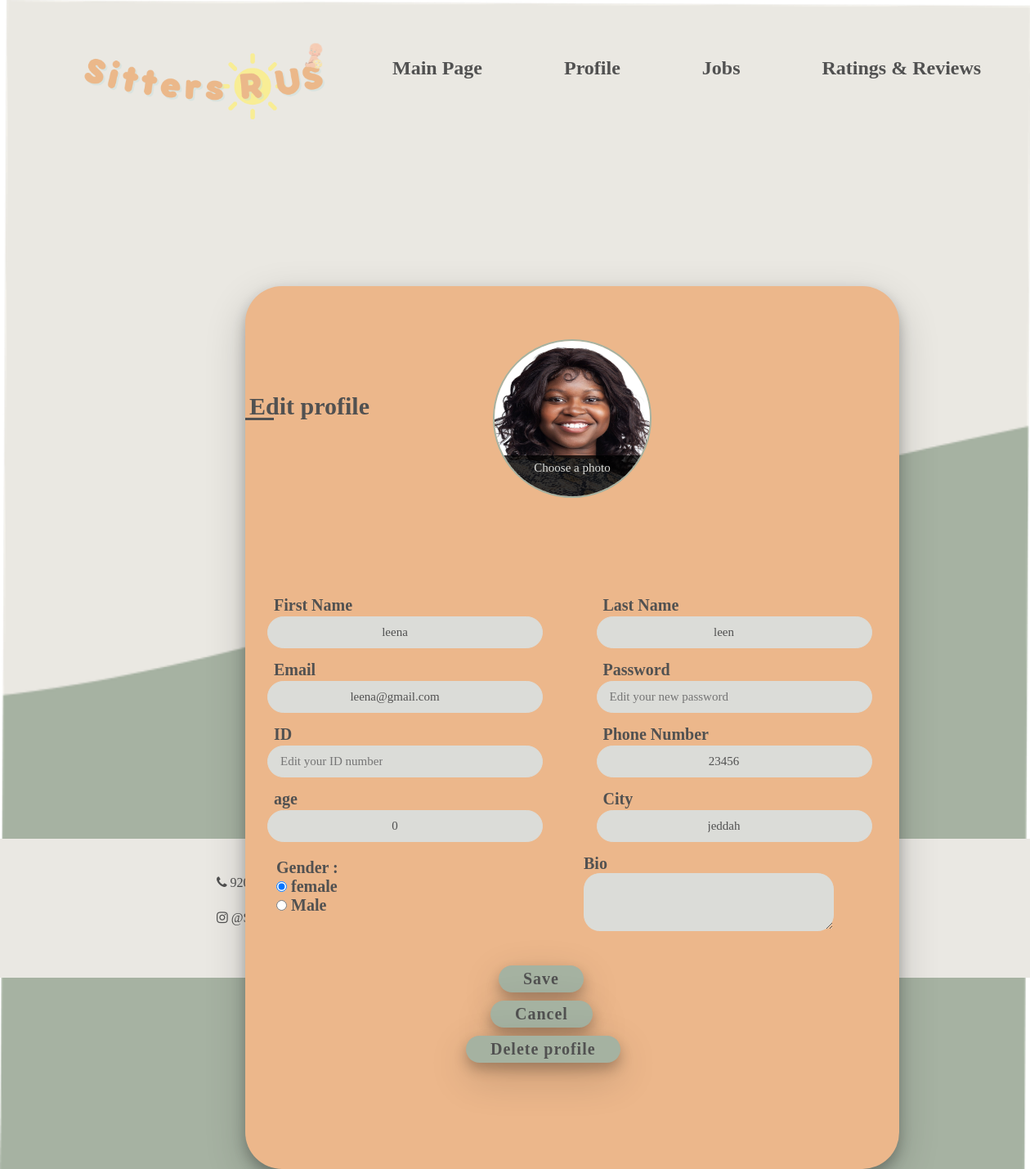
Page /Edit_Profile.php (signed in) on the committed database.
### tables this page shows
CREATE TABLE `users` (
  `id` int(20) NOT NULL,
  `first_name` varchar(100) NOT NULL,
  `last_name` varchar(100) NOT NULL,
  `email` varchar(100) NOT NULL,
  `password` varchar(255) NOT NULL,
  `city` varchar(100) NOT NULL,
  `location` varchar(255) NOT NULL,
  `ID_number` varchar(20) NOT NULL,
  `phone_number` varchar(50) NOT NULL,
  `age` int(20) NOT NULL,
  `gender` varchar(100) NOT NULL,
  `bio` text NOT NULL,
  `image` varchar(255) NOT NULL,
  `user_type` int(20) NOT NULL
);

### Edit_Profile.php (the view, shortened to what this page needs)
<!DOCTYPE html>
<html>
    <head>
        <link rel="stylesheet" type="text/css" href="stayle-latifa.CSS">
        <link rel="stylesheet" type="text/css" href="MainStyle.CSS">
        <link rel="stylesheet" href="https://stackpath.bootstrapcdn.com/font-awesome/4.7.0/css/font-awesome.min.css">
    </head>
    <body>
    <div id="body1">
		<?php
		include("connection.php");
include("sitter_menu.php");
$sitter_id=$_SESSION["uid"];
$query1="select * from users where id='$sitter_id'";
$view1=mysqli_query($connection,$query1);
$rows1=mysqli_fetch_array($view1);
$first_name=$rows1['first_name'];
$last_name=$rows1['last_name'];
$email=$rows1['email'];
$phone_number=$rows1['phone_number'];
$city=$rows1['city'];
$image=$rows1['image'];
$bio=$rows1['bio'];
$gender=$rows1['gender'];
$ID_number=$rows1['ID_number'];
$age=$rows1['age'];
?>
        </div>
<br>
<div class="container2">
    <div class="title">Edit profile</div>
    <form action="Edit_Profile.php" method="post" enctype="multipart/form-data">
        <div class="user-details2">
            <div class="profile-pic2">
							<?php
									if($image==''){
									?>
                               <img src="Images/female.jpeg" alt="user photo" id="userphoto2">
								<?php
								}
									else {
									?>
									<img src="<?php echo $image; ?>" alt="user photo" id="userphoto2">
									<?php
								}
									?>
                <label for="file" id="uploadBtn2">Choose a photo</label>
            </div>
            <div class="input-box2">
                <span class="details2">First Name</span>
                <input type="text" placeholder="Edit your first name" required value="<?php echo $first_name; ?>" name="first_name">
            </div>
            <div class="input-box2">
                <span class="details2">Last Name</span>
                <input type="text" placeholder="Edit your last name" required value="<?php echo $last_name; ?>" name="last_name">
            </div>
            <div class="input-box2">
                <span class="details2">Email</span>
                <input type="text" placeholder="Edit your email" required value="<?php echo $email; ?>" name="email">
            </div>
            <div class="input-box2">
                <span class="details2">Password</span>
                <input type="Password" placeholder="Edit your new password" >
            </div>
            <div class="input-box2">
                <span class="details2">ID</span>
                <input type="text" placeholder="Edit your ID number" required value="<?php echo $ID_number; ?>" name="ID_number">
            </div>
            <div class="input-box2">
                <span class="details2">Phone Number</span>
                <input type="text" placeholder="Edit your Phone number" required value="<?php echo $phone_number; ?>" name="phone_number">
            </div>
            <div class="input-box2">
                <span class="details2">age</span>
                <input type="text" placeholder="Edit your age" required value="<?php echo $age; ?>" name="age">
            </div>
            <div class="input-box2">
                <span class="details2">City</span>
                <input type="text" placeholder="Edit your city" required name="city" value="<?php echo $city; ?>">
            </div>
            <div class = "input_field">
                <label>  Gender : </label> <br>
                    <input type = "radio" name = "gender" value= "female"  <?php if($gender=="female"){echo "checked";} ?>> female <br>
                    <input type = "radio" name = "gender" value = "male"  <?php if($gender=="male"){echo "checked";} ?>> Male
                </div>
            <div class="sitterBio">
                <label>Bio</label><br>
            <textarea id="bio" name="bio" rows="4" cols="35" >  <?php echo $bio; ?>
            </textarea>
        </div>
        </div>
             <input type="submit" name="submit" value="Save" class="buttonS layutbott1">
        <div class="buttonS ">
            <a href="SitterMainPage.php">Cancel</a>
        </div>
        <div class="buttonS layutbott">
            <a href="SitterMainPage.php">Delete profile</a>
        </div>
    </form>
</div>
     <footer id="footer">
        <div class="social-icon">
        <div class="bottom">
        <a href="tel:92000003" class="line"><i class="fa fa-phone"></i> 92000003</a> </div>
        <div class="bottom">
        <a href="mailto:info@sittersRUS.com" class="line"><i class="fa fa-envelope"></i> info@sittersRUS.com</a> </div>
        <div class="bottom">
        <a href="https://instagram.com/sitters.r.us.sa?igshid=Y2ZmNzg0YzQ" class="line"><i class="fa fa-instagram"></i> @Sitter.R.US</a></div>
        <br><br>
        <div class = "bottom"><div class = "copyright"><center>Copyright&copy; </center></div></div>
        </div>
    </footer>
    </body>
</html>

### stayle-latifa.css (style rules this page uses)
.line { color: #515151; text-decoration:none; text-align:center; }
.container2 { position: absolute; display: grid; text-align: left; place-content : center; justify-items: left; align-items: center; background-color: #ECB78B; border-radius: 45px; height: 135vh; width: 100vh; left: 300px; top: 350px; z-index: 1; box-shadow:0 8px 16px 0 rgba(0, 0, 0, 0.24), 0 17px 50px 0 rgba(0, 0, 0, 0.19); }
.container2 .title { font-size: 30px; font-weight: bolder; padding-left: 5px; position: relative; color: #515151; }
.container2 .title::before { content: ''; position: absolute; left: 0; bottom: 0; height: 3px; width: 35px; background: #515151; }
.container2 form .user-details2 { display: flex; flex-wrap: wrap; justify-content: space-between; margin: 200px 0px 12px 35px; font-size: 20px; }
.profile-pic2 { height: 190px; width: 190px; position: absolute; top: 15%; left: 50%; transform: translate(-50%,-50%); border-radius: 50%; overflow: hidden; border: 2px solid #A5B2A1; }
#userphoto2 { height: 100%; width: 100%; }
#uploadBtn2 { height: 50px; width: 100%; position: absolute; bottom: 0; left: 50%; transform: translateX(-50%); text-align: center; background: rgba(0, 0, 0, 0.8); color: #dbdcd8; line-height: 30px; font-size: 15px; cursor: pointer; }
form .user-details2 .input-box2 { margin-top: 15px; width: calc(100% / 2 - 20px); }
.user-details2 .input-box2 .details2 { display: block; font-weight: 700; margin-bottom: 1px; color: #515151; font-size: 20px; }
.user-details2 .input-box2 input { background-color:#dbdcd8 ; outline: none; padding: 10px 40px; padding-left: 15px; display: inline-block; font-size: 15px; text-align: left; margin-top: 1px; text-decoration:none ; color:#515151; border: 1px solid #dbdcd8; border-radius: 20px; position: relative; right: 8px; font-family: fantasy; width: 280px; place-content : center; justify-items: center; align-items: center; transition: all 0.3s ease; }
.buttonS { background-color:#A5B2A1 ; outline: none; padding: 5px 30px; display: inline-block; cursor:pointer; font-size: 20px; font-weight: bolder; margin-top: 10px; margin-left: 300px; text-decoration:none ; color:#515151; border: none; border-radius: 20px; box-shadow:0 8px 16px 0 rgba(0, 0, 0, 0.24), 0 17px 50px 0 rgba(0, 0, 0, 0.19); position: relative; font-family: fantasy; letter-spacing: 1px; place-content : center; justify-items: center; align-items: center; }
.layutbott { right: 30px; }
.layutbott1 { right: -10px; }
.input_field { margin-bottom: 15px; display: block; align-items: center; padding: 20px 50px; padding-left: 3px; font-weight: 700; color: #515151; font-size: 20px; }
.sitterBio { font-size: 20px; padding: 15px 50px; padding-right: 80px; font-weight: 700; color: #515151; }
#bio { border-radius: 20px; background-color: #dbdcd8; color: #515151; font-family: fantasy; border: 1px solid #dbdcd8; border-bottom-width: 2px; font-size: 15px; }

### MainStyle.css (style rules this page uses)
* { margin: 0; padding: 0; }
body { min-height: 100vh ; background-image: url('Images/wall.png'); background-size: cover; background-repeat: no-repeat; font-family: fantasy; }
.line { color: #515151; text-decoration:none; text-align:center; }
#footer { background-color: #EAE8E3; color:#515151 ; position : sticky; height: 170px; text-align: center; margin-top: 80%; }
.social-icon { padding: 20px 30px; }
.bottom { left: 80px; position: relative; float: left; padding-right: 155px; padding-left: 155px; font-family: fantasy; color: #515151; margin-top: 25px; }
.copyright { position: relative; align-items: center; text-align: center; letter-spacing: 0.13em; margin-left: 400px; margin-top: 3px; color: #515151; }
a { text-decoration: none; color: #515151; }

### rows in the picture
users: image (picture), first_name "leena", last_name "leen", email "leena@gmail.com", phone_number "23456", age "0", city "jeddah", gender "☑"
